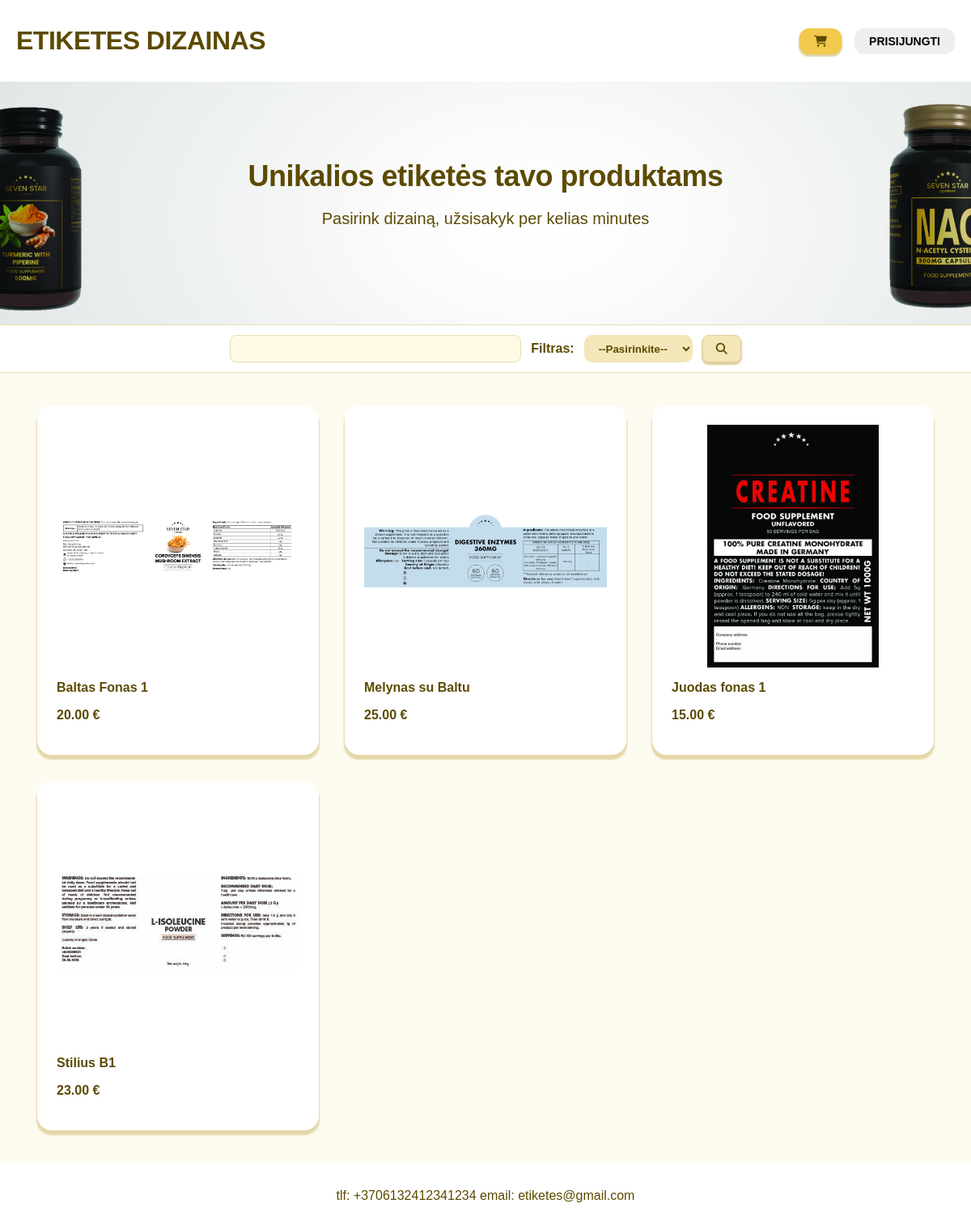
/Kursinis/index.php, run on the app's committed database.
### tables this page shows
CREATE TABLE `labels` (
  `id` int(11) NOT NULL,
  `category_id` int(11) NOT NULL,
  `name` varchar(150) NOT NULL,
  `desc` text NOT NULL,
  `price` decimal(10,2) NOT NULL,
  `photo` varchar(255) NOT NULL,
  `date` datetime DEFAULT current_timestamp()
);

### Kursinis/index.php (the view, shortened to what this page needs)
<?php
$isLoggedIn = isset($_SESSION['user_id']);
$db = new mysqli("localhost", "root", "", "etikeciu_parduotuve");
$filter_name        = $_GET['filter-name'] ?? null;
$sql = "SELECT * FROM labels WHERE 1=1";
$stmt = $db->prepare($sql);
$stmt->execute();
$labels_res = $stmt->get_result();
?>
<!DOCTYPE html>
<html lang="lt">
<head>
    <link rel="stylesheet" href="app/styles.css">
    <link rel="stylesheet" href="https://cdnjs.cloudflare.com/ajax/libs/font-awesome/6.5.0/css/all.min.css">
</head>
<body>
<?php
echo '<div class="header">
        <a href="index.php">
            <h1>ETIKETES DIZAINAS</h1>
        </a>
        <div>
            <a href="app/cart.php">
                <button class="cart-btn">
                    <i class="fa-solid fa-cart-shopping"></i>
                </button>
            </a>
        </div>';
if (!$isLoggedIn) {
    echo '<div>
            <a href="app/login.php">
                <button class="login-btn">PRISIJUNGTI</button>
            </a>
          </div>';
}
echo '</div>';
?>
<div class="hero">
    <h2>Unikalios etiketės tavo produktams</h2>
    <p>Pasirink dizainą, užsisakyk per kelias minutes</p>
</div>
<div class="filter-prod">
    <form method="GET">
        <input type="text" name="filter-name" value="<?php echo htmlspecialchars($filter_name ?? ''); ?>">
        <label for="filter-category" class="filter-label">Filtras:</label>
        <select name="filter-category" class="filter-select">
            <option value="">--Pasirinkite--</option>
        </select>
        <button type="submit" class="button">
            <i class="fa-solid fa-magnifying-glass"></i>
        </button>
    </form>
</div>
<div class="items">
<?php
while ($r = $labels_res->fetch_assoc()) {
    echo '<a href="app/item.php?id=' . $r['id'] . '">
            <div class="product-card">
                <img class="product-image"
                     src="/Kursinis/images/' . htmlspecialchars($r['photo']) . '"
                     alt="product_photo">
                <p>' . htmlspecialchars($r['name']) . '</p>
                <p>' . htmlspecialchars($r['price']) . ' €</p>
            </div>
          </a>';
}
?>
</div>
<div class="footer">
        tlf: +3706132412341234 email: etiketes@gmail.com
</div>
</body>
</html>

### Kursinis/app/styles.css (style rules this page uses)
* { box-sizing: border-box; }
html, body { height: 100%; }
body { margin: 0; font-family: Arial, sans-serif; background-color: #fdfaef; ; color: #5c4a00; min-height: 100vh; display: flex; flex-direction: column; }
.header { background-color: rgb(255, 255, 255); padding: 32px 20px; display: flex; align-items: center; gap: 16px; }
.header h1 { margin: 0; font-size: 32px; letter-spacing: -0.5px; color: #5c4a00; }
.header a { margin-right: auto; text-decoration: none; }
.cart-btn, .login-btn { border: none; cursor: pointer; font-family: inherit; font-weight: bold; font-size: 14px; padding: 8px 18px; border-radius: 12px; transition: all 0.2s ease; }
.cart-btn { background-color: #f2c94c; color: #5c4a00; box-shadow: 0px 2px 2px 1px rgba(180, 150, 40, 0.45); }
.button { background: #fff4cc; color: #5c4a00; box-shadow: 0px 2px 2px 1px rgba(180, 150, 40, 0.45); }
.filter-prod { background: #ffffff; border-top: 1px solid #eadfae; border-bottom: 1px solid #eadfae; display: flex; justify-content: center; }
.filter-prod form { max-width: 1200px; width: 100%; padding: 12px 20px; display: flex; align-items: center; justify-content: center; gap: 12px; }
.filter-prod input { width: 360px; height: 34px; padding: 6px 10px; background: #fff9e6; border: 1px solid #eadfae; border-radius: 8px; }
.filter-label { font-weight: bold; color: #5c4a00; }
.filter-select { height: 34px; padding: 6px 14px; border-radius: 10px; border: none; background: #f3e6b8; color: #5c4a00; font-weight: bold; cursor: pointer; transition: all 0.2s ease; }
.items { max-width: 1200px; margin: 40px auto; padding: 0 20px; display: grid; grid-template-columns: repeat(3, 1fr); gap: 32px; justify-items: center; }
.product-card { display: inline-block; width: 100%; max-width: 360px; padding: 22px; background: #ffffff; border-radius: 18px; border: 2px solid #ffffff; color: #5c4a00; font-weight: bold; text-decoration: none; box-shadow: 0px 5px 2px 1px rgba(180, 150, 40, 0.35); transition: transform 0.2s ease, box-shadow 0.2s ease, border-color 0.2s; }
.product-image { width: 300px; height: 300px; display: flex; align-items: center; justify-content: center; border-radius: 12px; object-fit: contain; margin: 0 auto; }
.hero { height: 30vh; min-height: 300px; max-height: 520px; display: flex; flex-direction: column; justify-content: center; text-align: center; background-image: url("img/buteliukai.jpg"); background-size: cover; background-position: center center; background-repeat: no-repeat; }
.hero h2 { border-radius: 20px; font-size: 36px; margin: 0 auto; letter-spacing: -0.5px; width: 700px; color: #5c4a00; }
.hero p { border-radius: 20px; margin: 0 auto; margin-top: 20px; width: 500px; font-size: 20px; color: #5c4a00; margin-bottom: 24px; }
.button { background: #f3e6b8; color: #5c4a00; border: 1px solid #e0d3a0; border-radius: 8px; padding: 8px 16px; font-size: 14px; font-weight: 600; font-family: inherit; cursor: pointer; }
.footer { margin-top: auto; padding: 32px 20px; background: #ffffff; color: #5c4a00; text-align: center; }

### data on the page
labels: photo (picture), name "Baltas Fonas 1", price "20.00"
labels: photo (picture), name "Melynas su Baltu", price "25.00"
labels: photo (picture), name "Juodas fonas 1", price "15.00"
labels: photo (picture), name "Stilius B1", price "23.00"
